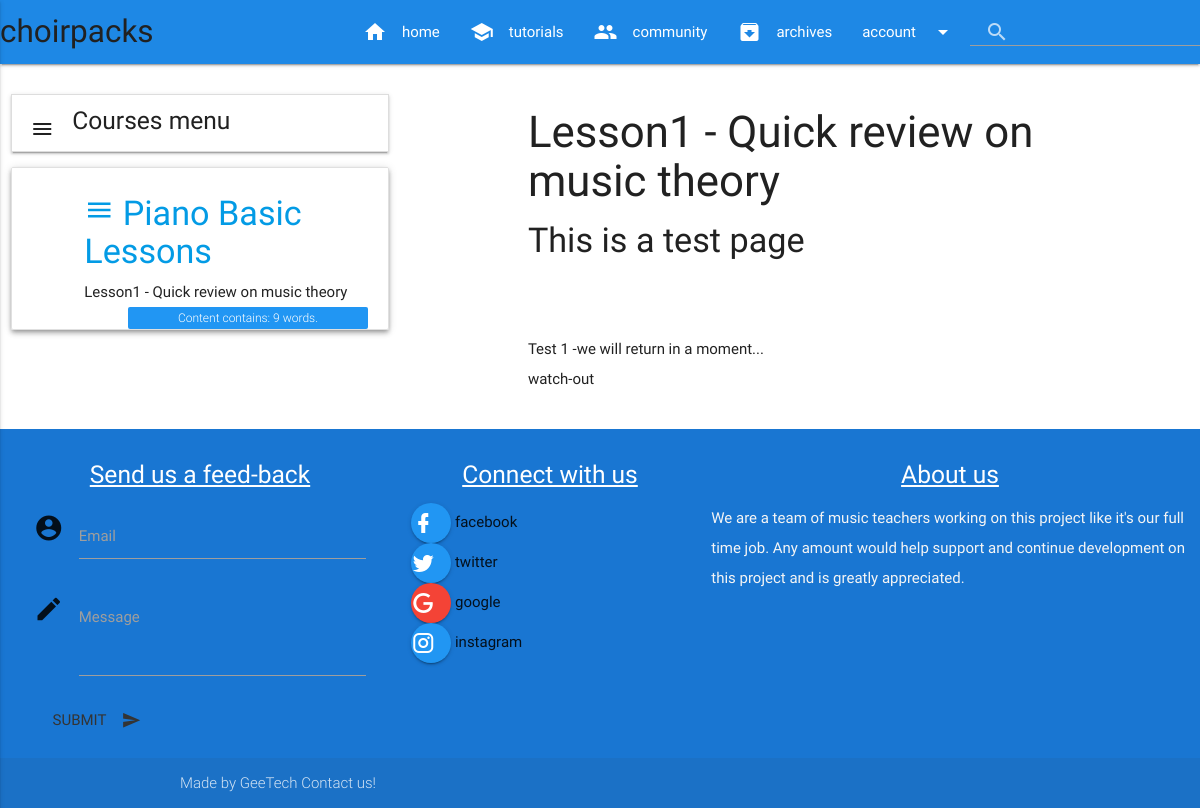
The page /courses/1/1/ on the database its author committed.
### courses/models.py (models this page shows, shortened)
class Step(models.Model):
	title = models.CharField(max_length=255)
	description = models.TextField()
	content = models.TextField(blank=True, default='')
	order = models.IntegerField(default=0)
	course = models.ForeignKey(Course)
	class Meta:
		ordering = ['order',]

class Course(models.Model):
	created_at = models.DateTimeField(auto_now_add=True)
	title = models.CharField(max_length=255)
	description = models.TextField()
	topic_img = models.ImageField(upload_to='media/topic_img')

### courses/views.py (the view)
# urls.py: url(r'(?P<course_pk>\d+)/(?P<step_pk>\d+)/$', views.step_detail, name="step_detail" ),
def step_detail(request, course_pk, step_pk):
	step = get_object_or_404(Step, course_id=course_pk, pk=step_pk)
	return render(request, 'courses/step_detail.html', {'step': step})

### courses/templatetags/course_extras.py (called while the page is built)
@register.inclusion_tag('courses/course_nav.html')
def nav_courses_list():
	courses = Course.objects.all()
	return {'courses': courses}

@register.filter('time_estimate')
def time_estimate(word_count):
	minutes = round(word_count/20)
	return minutes

### courses/templates/courses/step_detail.html (shortened to what this page needs)
{% extends "layout.html" %}
{% load course_extras %}
{% block content %}
{% include "navbar.html" %}
<br>
      <div class="container-fluid">
        <div class="row">
          <div class="col s12 m5 l4">
          <ul class="collapsible" data-collapsible="accordion">
            <li>
              <div class="collapsible-header">
                <h5>Courses menu <i class="material-icons circle">menu</i></h5>
			  </div>
            </li>
          </ul>
			  <ul class="z-depth-2 collection">
				<li class="collection-item avatar">
				  <span class="title">
				  <h4><a href="{% url 'courses:course_detail' pk=step.course.pk %}">
				  <i class="small material-icons block ">menu</i>
					  {{ step.course.title }}</a></h4></span>
				  <h6>{{ step.title }}</h6>
					{% with cont=step.content %}
					<span class="new badge blue">Content contains: {{ cont|wordcount }} words.
					<br>Estimated time to complete: {{ cont|wordcount|time_estimate }} minute{{ cont|wordcount|time_estimate|pluralize }}</span>
					{% endwith %}
				</li>
			  </ul>
	     </div>
	  <div class="col s12 m7 l8">
		 <div class="container">
			<article>
			 <h3>{{ step.title }}</h3>
			 <h4>{{ step.description }}</h4>
				<br><br>
				{% with con=step.content %}
			    <p>{{ con|linebreaks }}</p>
				{% endwith %}
			</article>
		 </div>
	  </div>
    </div>
  </div>
{% endblock %}

### static/css/style.css (style rules this page uses)
p { line-height: 2rem; }

### rows shown on the page
Step: course "Piano Basic Lessons", title "Lesson1 - Quick review on music theory", content "9", description "This is a test page", content "Test 1 -we will return in a moment... watch-out"
